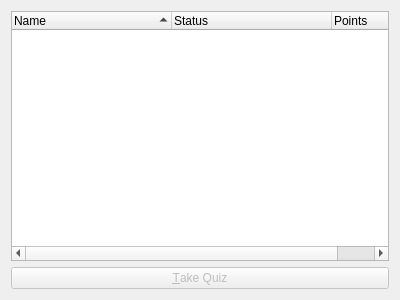
<?xml version="1.0" encoding="UTF-8"?>
<ui version="4.0">
 <class>AvailableQuizzes</class>
 <widget class="QWidget" name="AvailableQuizzes">
  <property name="geometry">
   <rect>
    <x>0</x>
    <y>0</y>
    <width>400</width>
    <height>300</height>
   </rect>
  </property>
  <property name="windowTitle">
   <string>Form</string>
  </property>
  <layout class="QVBoxLayout" name="verticalLayout">
   <item>
    <widget class="QTreeWidget" name="treeWidget">
     <property name="rootIsDecorated">
      <bool>true</bool>
     </property>
     <property name="itemsExpandable">
      <bool>true</bool>
     </property>
     <property name="sortingEnabled">
      <bool>true</bool>
     </property>
     <property name="animated">
      <bool>true</bool>
     </property>
     <property name="headerHidden">
      <bool>false</bool>
     </property>
     <property name="columnCount">
      <number>3</number>
     </property>
     <attribute name="headerDefaultSectionSize">
      <number>160</number>
     </attribute>
     <attribute name="headerStretchLastSection">
      <bool>true</bool>
     </attribute>
     <column>
      <property name="text">
       <string>Name</string>
      </property>
     </column>
     <column>
      <property name="text">
       <string>Status</string>
      </property>
     </column>
     <column>
      <property name="text">
       <string>Points</string>
      </property>
     </column>
    </widget>
   </item>
   <item>
    <widget class="QPushButton" name="takeQuizButton">
     <property name="enabled">
      <bool>false</bool>
     </property>
     <property name="text">
      <string>&amp;Take Quiz</string>
     </property>
    </widget>
   </item>
   <item>
    <layout class="QHBoxLayout" name="horizontalLayout"/>
   </item>
  </layout>
 </widget>
 <resources/>
 <connections/>
</ui>
